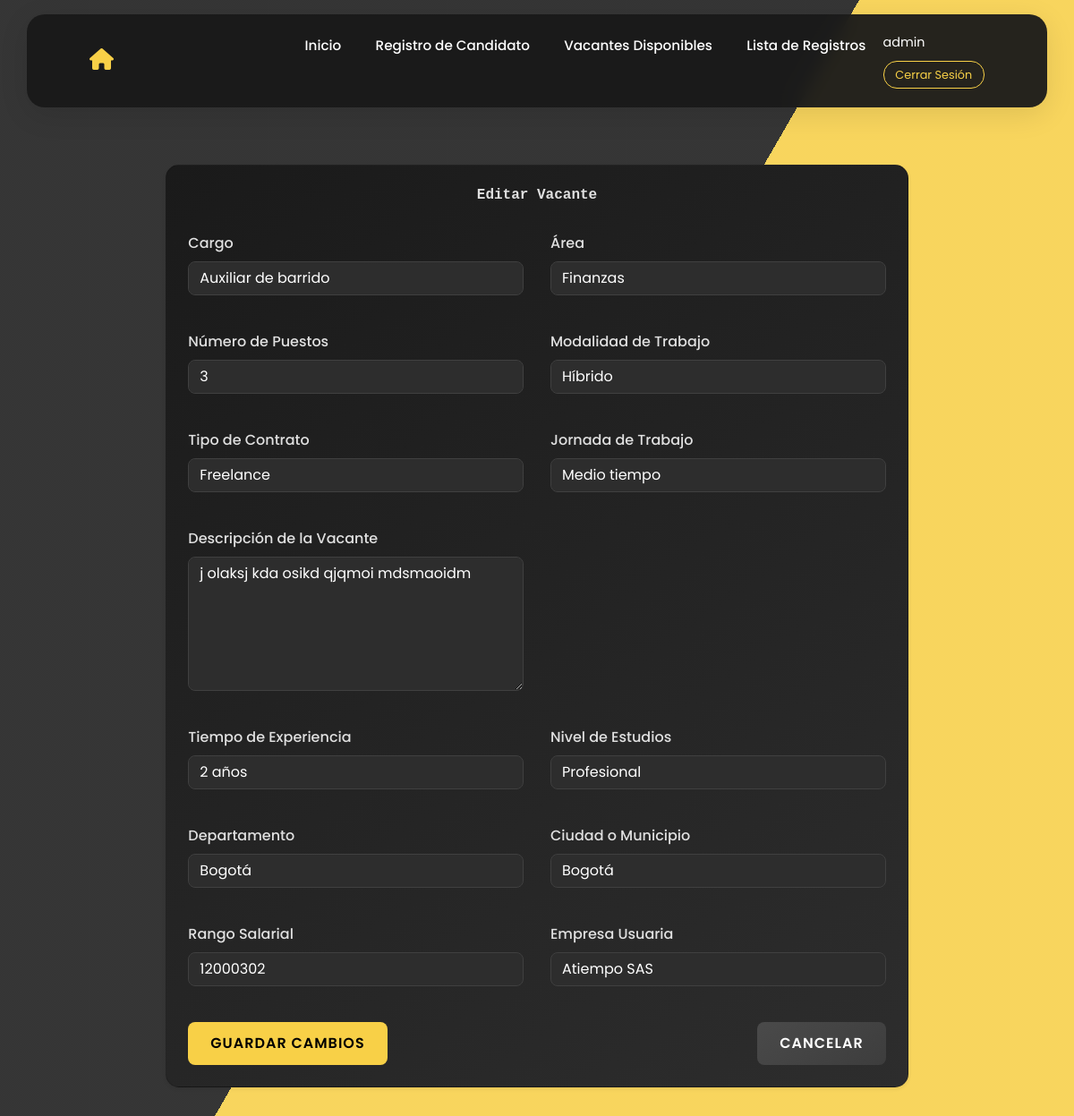
The app's page /editar_vacante/2/ (signed in), older data.
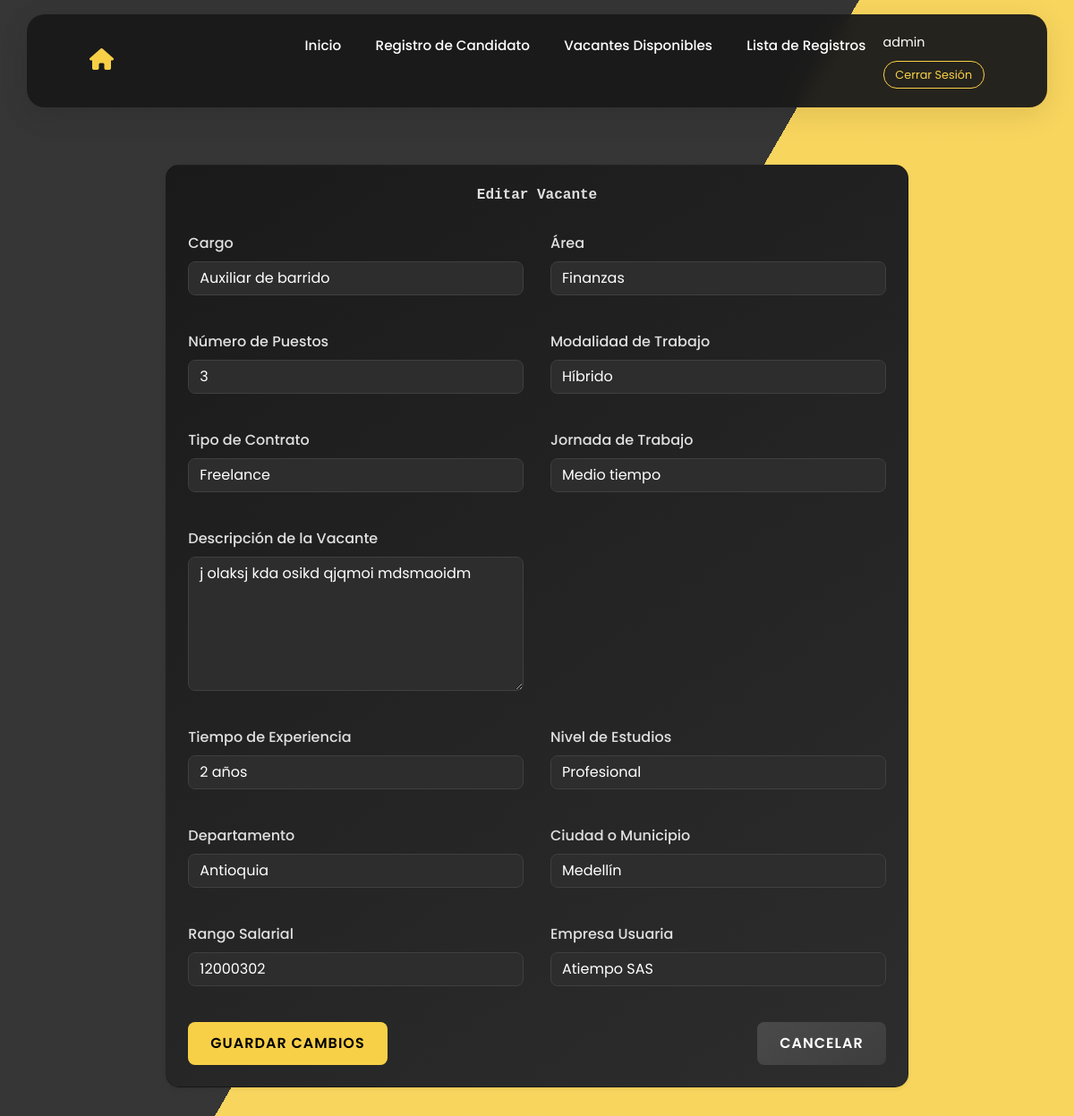
The same page, newer data.
### vacantes/models.py (models this page shows, shortened)
class Vacante(models.Model):
    codigo_vacante = models.CharField(
        max_length=50,
        unique=True,
        default=generate_unique_codigo
    )
    cargo = models.CharField(max_length=100)
    area = models.CharField(
        max_length=100,
        null=True,
        blank=True,
        choices=[
            ('Administración', 'Administración'),
            ('Finanzas', 'Finanzas'),
            ('Tecnología', 'Tecnología'),
            ('Recursos Humanos', 'Recursos Humanos'),
            ('Ventas', 'Ventas'),
        ]
    )
    numero_puestos = models.IntegerField(
        null=True,
        blank=True,
        default=1
    )
    modalidad_trabajo = models.CharField(
        max_length=50,
        choices=[
            ('Presencial', 'Presencial'),
            ('Remoto', 'Remoto'),
            ('Híbrido', 'Híbrido'),
        ]
    )
    tipo_contrato = models.CharField(
        max_length=50,
        choices=[
            ('Indefinido', 'Indefinido'),
            ('Temporal', 'Temporal'),
            ('Prácticas', 'Prácticas'),
            ('Freelance', 'Freelance'),
        ]
    )
    jornada_trabajo = models.CharField(
        max_length=50,
        choices=[
            ('Tiempo completo', 'Tiempo completo'),
            ('Medio tiempo', 'Medio tiempo'),
            ('Por horas', 'Por horas'),
        ]
    )
    descripcion_vacante = models.TextField(max_length=6000)
    tiempo_experiencia = models.CharField(
        max_length=50,
        choices=[
            ('Sin experiencia', 'Sin experiencia'),
            ('1 año', '1 año'),
            ('2 años', '2 años'),
            ('3 años o más', '3 años o más'),
        ]
    )
    nivel_estudios = models.CharField(
        max_length=50,
        choices=[
            ('Secundaria', 'Secundaria'),
            ('Técnico', 'Técnico'),
            ('Tecnólogo', 'Tecnólogo'),
            ('Profesional', 'Profesional'),
            ('Postgrado', 'Postgrado'),
        ]
    )
    departamento = models.ForeignKey(Departamento, on_delete=models.SET_NULL, null=True, blank=True)
    ciudad = models.ForeignKey(Ciudad, on_delete=models.SET_NULL, null=True, blank=True)
    rango_salarial = models.CharField(
        max_length=50,
        blank=True,
        null=True
    )
    fecha_publicacion = models.DateField(auto_now_add=True)
    empresa_usuaria = models.CharField(max_length=100)
    candidatos_registrados = models.ManyToManyField('RegistroCandidato', related_name='vacantes', blank=True)
    estado = models.BooleanField(default=True)  # True para activa, False para inactiva
    usuario_publicador = models.ForeignKey(User, on_delete=models.SET_NULL, null=True, blank=True, related_name='vacantes_publicadas')
    usuario_actualizador = models.ForeignKey(User, on_delete=models.SET_NULL, null=True, blank=True, related_name='vacantes_actualizadas')
    fecha_creacion = models.DateTimeField(auto_now_add=True)  # Solo se guarda al crear
    fecha_actualizacion = models.DateTimeField(null=True, blank=True)  # Se actualizará manualmente
    class Meta:
        verbose_name = "Vacante"
        verbose_name_plural = "Vacantes"

### vacantes/views.py (the view)
# urls.py: path('editar_vacante/<int:id>/', views.editar_vacante, name='editar_vacante'),
@login_required
def editar_vacante(request, id):
    vacante = get_object_or_404(Vacante, id=id)
    if request.method == 'POST':
        form = VacanteForm(request.POST, instance=vacante)
        if form.is_valid():
            vacante = form.save(commit=False)  # No guardamos aún
            vacante.usuario_actualizador = request.user  # Guardamos quién actualiza
            vacante.save()  # Guardamos la vacante con el usuario actualizador
            return redirect('lista_vacantes')
    else:
        form = VacanteForm(instance=vacante)
    return render(request, 'vacantes/editar_vacante.html', {'form': form, 'vacante': vacante})

### vacantes/models.py (called while the page is built)
    def __str__(self):
        return self.nombre

    def __str__(self):
        return self.nombre

### vacantes/templates/vacantes/editar_vacante.html (shortened to what the changed rows need)
{% extends 'base.html' %}
{% load static %}
{% block contenido %}
<div class="container main-container">
    <div class="row justify-content-center">
        <div class="col-md-10">
            <div class="card shadow-sm p-4 text-light">
                <h1 class="text-center page-title">Editar Vacante</h1>
                <form method="post" class="form">
                    <div class="form-row">
                        <div class="form-group col-md-6">
                            <label for="{{ form.cargo.id_for_label }}">Cargo</label>
                            {{ form.cargo }}
                        </div>
                        <div class="form-group col-md-6">
                            <label for="{{ form.area.id_for_label }}">Área</label>
                            {{ form.area }}
                        </div>
                    </div>
                    <div class="form-row">
                        <div class="form-group col-md-6">
                            <label for="{{ form.numero_puestos.id_for_label }}">Número de Puestos</label>
                            {{ form.numero_puestos }}
                        </div>
                        <div class="form-group col-md-6">
                            <label for="{{ form.modalidad_trabajo.id_for_label }}">Modalidad de Trabajo</label>
                            {{ form.modalidad_trabajo }}
                        </div>
                    </div>
                    <div class="form-row">
                        <div class="form-group col-md-6">
                            <label for="{{ form.tipo_contrato.id_for_label }}">Tipo de Contrato</label>
                            {{ form.tipo_contrato }}
                        </div>
                        <div class="form-group col-md-6">
                            <label for="{{ form.jornada_trabajo.id_for_label }}">Jornada de Trabajo</label>
                            {{ form.jornada_trabajo }}
                        </div>
                    </div>
                    <div class="form-row">
                        <div class="form-group col-12">
                            <label for="{{ form.descripcion_vacante.id_for_label }}">Descripción de la Vacante</label>
                            {{ form.descripcion_vacante }}
                        </div>
                    </div>
                    <div class="form-row">
                        <div class="form-group col-md-6">
                            <label for="{{ form.tiempo_experiencia.id_for_label }}">Tiempo de Experiencia</label>
                            {{ form.tiempo_experiencia }}
                        </div>
                        <div class="form-group col-md-6">
                            <label for="{{ form.nivel_estudios.id_for_label }}">Nivel de Estudios</label>
                            {{ form.nivel_estudios }}
                        </div>
                    </div>
                    <div class="form-row">
                        <div class="form-group col-md-6">
                            <label for="{{ form.departamento.id_for_label }}">Departamento</label>
                            {{ form.departamento }}
                        </div>
                        <div class="form-group col-md-6">
                            <label for="{{ form.ciudad.id_for_label }}">Ciudad o Municipio</label>
                            {{ form.ciudad }}
                        </div>
                    </div>
                    <div class="form-row">
                        <div class="form-group col-md-6">
                            <label for="{{ form.rango_salarial.id_for_label }}">Rango Salarial</label>
                            {{ form.rango_salarial }}
                        </div>
                        <div class="form-group col-md-6">
                            <label for="{{ form.empresa_usuaria.id_for_label }}">Empresa Usuaria</label>
                            {{ form.empresa_usuaria }}
                        </div>
                    </div>
                </form>
            </div>
        </div>
    </div>
</div>
{% endblock %}

Row changes from the older to the newer data that the page shows:
changed Vacante "Auxiliar de barrido": departamento "Bogotá" → "Antioquia"; ciudad "Bogotá" → "Medellín"
